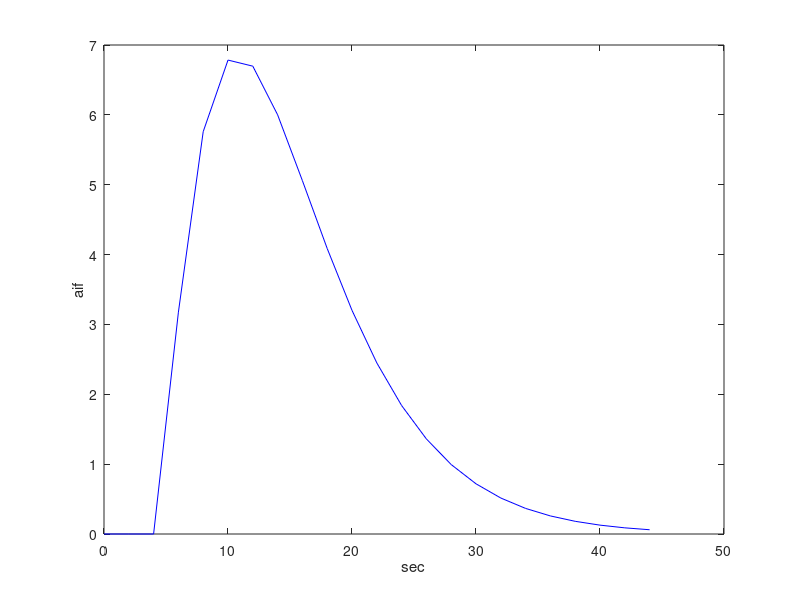

Source code (MATLAB): (Note: this script raises an error after producing the figure.)
clear all
close all
clc


%% Choose Excitation Angle
FAType = {'OED','Const'};
idoed = 1;
idcst = 2;

% load synthetic data
Nspecies = 2
Ntime = 23

% extract timehistory info
num_trials = 25;

TR = 2;
TR_list = (0:(Ntime-1))*TR;

% plot gamma
jmA0    = 100.
jmalpha = 2.5
jmbeta  = 4.5
jmt0    = 4
%jmaif   = jmA0 * (TR_list- jmt0  ).^jmalpha .* exp(-(TR_list- jmt0 )/jmbeta);
jmaif   = jmA0  * gampdf(TR_list - jmt0  , jmalpha , jmbeta);
figure(5)
plot(TR_list,jmaif ,'b')
ylabel('aif')
xlabel('sec')

% init params
initT1a = 30;
initT1b = 25;
initKpl = 0.15;
kve = 0.05;
ve = 1.00;
VIF_scale_fact = [jmA0;0];
opts = optimset('lsqcurvefit');
opts.TolFun = 1e-09;
opts.TolX = 1e-09;
opts.Display = 'off';

%for idesign = 1:numel(FAType)
for idesign = 2:2
    switch (FAType{idesign})
    case('Const') 
            params = struct('t0',[jmt0;0],'gammaPdfA',[jmalpha;1],'gammaPdfB',[jmbeta;1],...
                'scaleFactor',VIF_scale_fact,'T1s',[initT1a,initT1b],'ExchangeTerms',[0,initKpl;0,0],...
                'TRList',TR_list,'PerfusionTerms',[kve,0],'volumeFractions',ve,...
                'fitOptions', opts);
            params.FaList = 20*pi/180*ones(2,Ntime);
            params.FaList(2,:) = 15*pi/180*ones(1,Ntime);
    case('OED') 
            % load oed results
            params = struct('t0',[jmt0;0],'gammaPdfA',[jmalpha;1],'gammaPdfB',[jmbeta;1],...
                'scaleFactor',VIF_scale_fact,'T1s',[initT1a,initT1b],'ExchangeTerms',[0,initKpl;0,0],...
                'TRList',prashantoedresults.opt_res.TRList_opt,'PerfusionTerms',[kve,0],'volumeFractions',ve,...
                'fitOptions', opts);
            params.FaList = prashantoedresults.opt_res.FA_opt;
    end
    %% evaluate walker model
    model = HPKinetics.NewMultiPoolTofftsGammaVIF();
    M0 = [0,0];
    [t_axis,walkerMxy,walkerMz] = model.compile(M0.',params);
    
    % setup optimization variables
    kpl = initKpl;
    kveqp =   kve/ ve ;
    T1P = initT1a;
    T1L = initT1b;
    A0  = jmA0;
    
    statevariable  = zeros([Nspecies,Ntime]);


    disp('build constraints')
    disp('expm not available for AD.... ')
    disp('TODO: verify matrix exponent impelmented with sylvester formula')
    statevariable(:,1 )=0;
    for iii = 1:Ntime-1
      disp([Nspecies*(iii-1)+1 , Nspecies*(iii-1)+2 ,Ntime* Nspecies])
      klpqp =    0 ;     % @cmwalker where do I get this from ? 
      %A = [-1/T1P - kpl - kveqp,  klpqp; kpl, -1/T1L - klpqp];
      %[V,D] = eig(A);
      %traceA = A(1,1) + A(2,2);
      %detA = A(1,1)*A(2,2) - A(1,2)*A(1,2)  ;
      %lambda1 =traceA  + sqrt(traceA*traceA - 4 * detA) ;
      %lambda2 =traceA  - sqrt(traceA*traceA - 4 * detA) ;
      %V = [ A(1,2), A(2,2) - lambda2 ; A(1,1) - lambda1 ,-A(2,1)]; 
      %Vinv = 1/(V(2,2)* V(1,1)  -V(2,1)* V(1,2))*[V(2,2), -V(2,1); -V(1,2), V(1,1)];
      %expATR = V*[exp(lambda1 * TR) 0 ; 0 exp(lambda2 * TR)]*Vinv;
      % 
      currentTR = params.TRList(iii+1) - params.TRList(iii);
      nsubstep = 5;
      deltat = currentTR /nsubstep ;
      integratedt = [params.TRList(iii):deltat:params.TRList(iii+1)] +deltat/2  ;
      integrand = A0 *gampdf(integratedt(1:nsubstep )'-jmt0,jmalpha,jmbeta) ;
      % >> syms a  kpl d currentTR    T1P kveqp T1L 
      % >> expATR = expm([a,  0; kpl, d ] * currentTR )
      % 
      % expATR =
      % 
      % [                                     exp(a*currentTR),                0]
      % [(kpl*exp(a*currentTR) - kpl*exp(currentTR*d))/(a - d), exp(currentTR*d)]
      % 
      % >> a = -1/T1P - kpl - kveqp
      % >> d = -1/T1L
      % >> eval(expATR)
      % 
      % ans =
      % 
      % [                                                              exp(-currentTR*(kpl + kveqp + 1/T1P)),                   0]
      % [(kpl*exp(-currentTR/T1L) - kpl*exp(-currentTR*(kpl + kveqp + 1/T1P)))/(kpl + kveqp - 1/T1L + 1/T1P), exp(-currentTR/T1L)]
      %    
      %expATR = fcn2optimexpr(@expm,A*currentTR );
      % A = [-1/T1P - kpl - kveqp,  0; kpl, -1/T1L ];
      expATR = [ exp(-currentTR*(kpl + kveqp + 1/T1P)),                   0; (kpl*exp(-currentTR/T1L) - kpl*exp(-currentTR*(kpl + kveqp + 1/T1P)))/(kpl + kveqp - 1/T1L + 1/T1P), exp(-currentTR/T1L)];
      % mid-point rule integration
      aifterm = kveqp * deltat * [ exp((-1/T1P - kpl - kveqp)*deltat*[.5:1:nsubstep] );
    (kpl*exp((-1/T1P - kpl - kveqp)*deltat*[.5:1:nsubstep] ) - kpl*exp(-1/T1L *deltat*[.5:1:nsubstep] ))/((-1/T1P - kpl - kveqp) + 1/T1L )] * integrand ;
      %statevariable(:,iii+1) =  expATR *( statevariable(:,iii ))   + aifterm     ;
      %statevariable(:,iii+1) =  cos(params.FaList(:,iii+1)).* statevariable(:,iii+1);
      statevariable(:,iii+1) =  expATR *( cos(params.FaList(:,iii)).* statevariable(:,iii ))   + aifterm     ;
    end
end 
% state2 = expA         state1 + aif
% state2 = cos FA2 state2 
% state3 = expA         state2 + aif  ==>   state3 = expA  cos FA2 (expA state1 + aif) + aif  
% state3 = cos FA3 state3 
% state4 = expA         state3 + aif
% state4 = cos FA4 state4 

% state2 = expA cos FA1 state1 + aif
% state3 = expA cos FA2 state2 + aif  ==>   state3 = expA cos FA2 (expA cos FA1 state1 + aif) + aif 
% state4 = expA cos FA3 state3 + aif
    figure(3)
    plot(params.TRList,walkerMz(1,:),'b--',params.TRList,walkerMz(2,:),'k--')
    hold
    plot(params.TRList,cos(params.FaList(1,:)).*statevariable(1,:),'b',params.TRList,cos(params.FaList(2,:)).*statevariable(2,:),'k')

    
